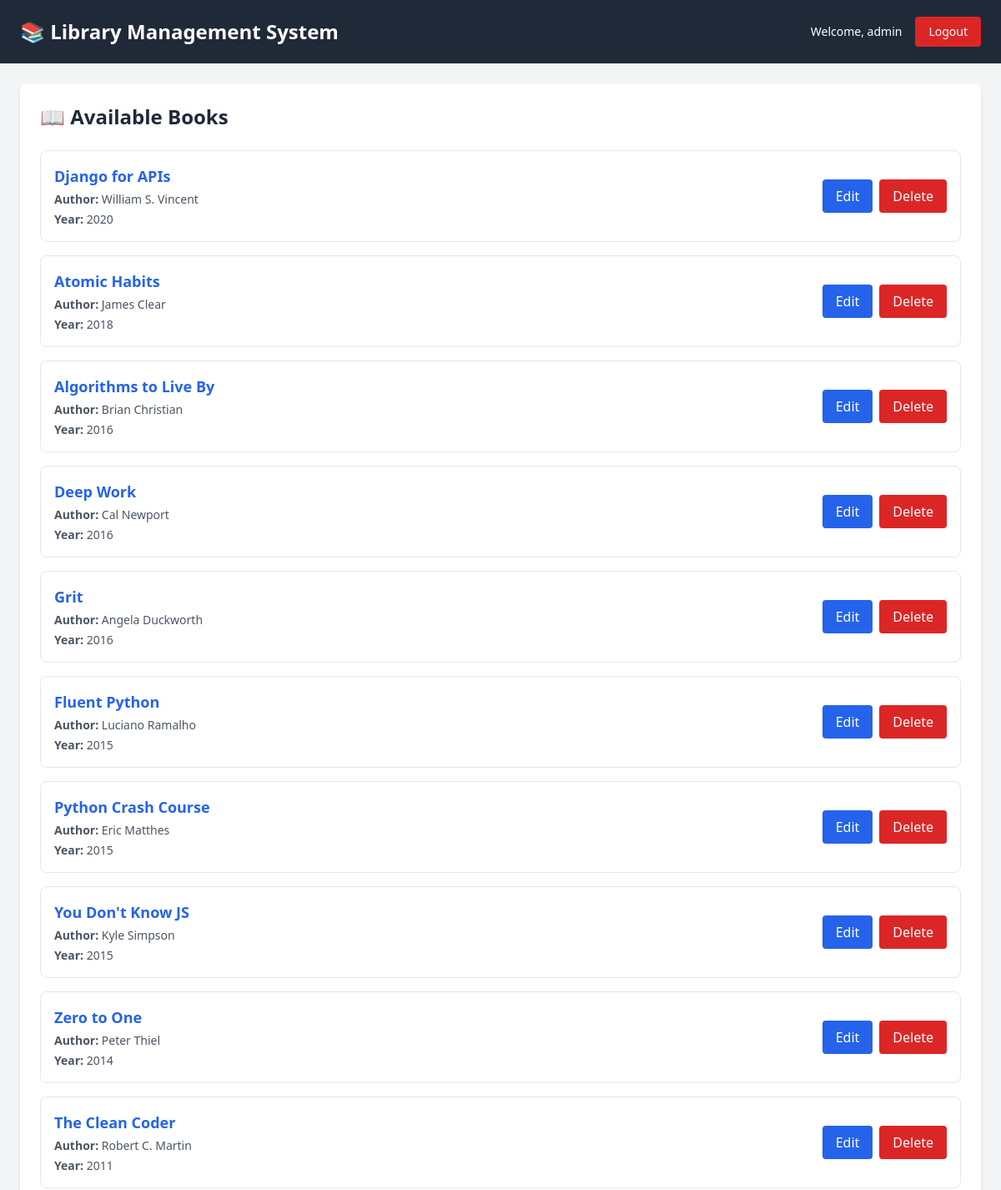
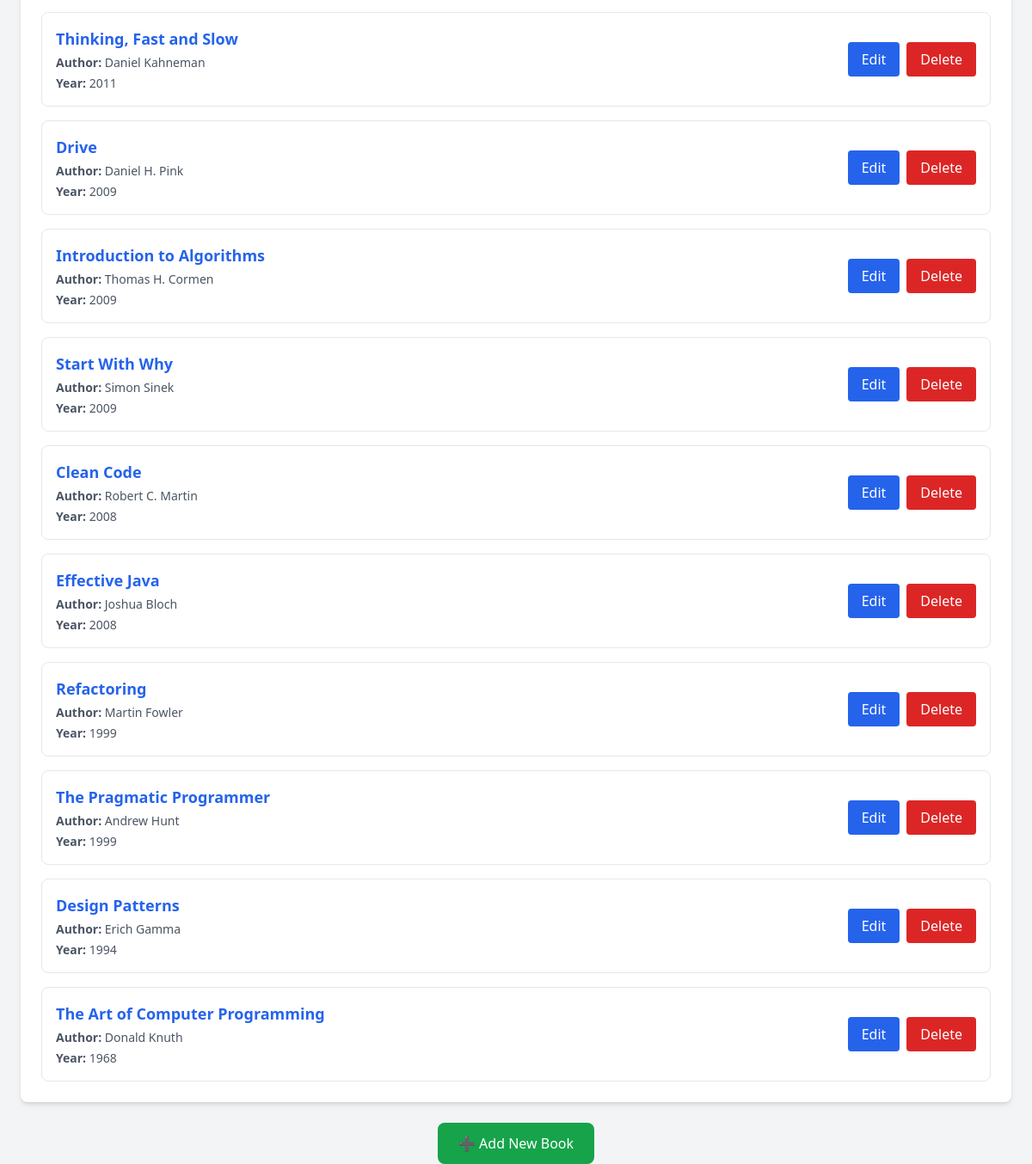
The page /books/ (signed in) on the database its author committed (2 pictures, top to bottom).
### bookshelf/models.py (models this page shows, shortened)
class CustomUser(AbstractUser):
    date_of_birth = models.DateField(null=True, blank=True)
    profile_photo = models.ImageField(upload_to='profile_photos/', null=True, blank=True)
    email = models.EmailField(blank=True, default='')
    objects = CustomUserManager()

class Book(models.Model):
    title = models.CharField(max_length=200)
    author = models.CharField(max_length=100)
    publication_year = models.IntegerField()
    class Meta:
        permissions = [
            ("can_view", "Can view book"),
            ("can_create", "Can create book"),
            ("can_edit", "Can edit book"),
            ("can_delete", "Can delete book"),
        ]

### bookshelf/views.py (the view)
# urls.py: path('books/', views.book_list, name='book_list'),
@login_required
@permission_required('bookshelf.can_view', raise_exception=True)
def book_list(request):
    books = Book.objects.all().order_by('-publication_year', 'title')
    return render(request, 'book_list.html', {'books': books})

### bookshelf/templates/book_list.html (shortened to what this page needs)
<!DOCTYPE html>
<html lang="en">
<head>
    <script src="https://cdn.tailwindcss.com"></script>
</head>
<body class="bg-gray-100">
    <div class="bg-gray-800 text-white px-6 py-5 mb-6">
        <div class="max-w-7xl mx-auto flex justify-between items-center">
            <h1 class="text-2xl font-bold">📚 Library Management System</h1>
            <div class="flex items-center gap-4">
                <span class="text-sm">Welcome, {{ user.username }}</span>
                <a href="{% url 'logout' %}" class="text-sm bg-red-600 hover:bg-red-700 px-4 py-2 rounded transition">Logout</a>
            </div>
        </div>
    </div>
    <div class="max-w-7xl mx-auto px-6">
        <div class="bg-white rounded-lg shadow-md p-6">
            <h2 class="text-2xl font-bold mb-6 text-gray-800">📖 Available Books</h2>
            {% if books %}
                <div class="space-y-4">
                    {% for book in books %}
                        <div class="border border-gray-200 rounded-lg p-4 flex justify-between items-center hover:shadow-md transition-shadow">
                            <div>
                                <h3 class="text-lg font-semibold text-blue-600 mb-1">{{ book.title }}</h3>
                                <p class="text-sm text-gray-600 mb-1"><strong>Author:</strong> {{ book.author }}</p>
                                <p class="text-sm text-gray-600"><strong>Year:</strong> {{ book.publication_year }}</p>
                            </div>
                            <div class="flex gap-2">
                                {% if perms.bookshelf.can_edit %}
                                    <a href="{% url 'book_edit' book.id %}" class="px-4 py-2 bg-blue-600 text-white rounded hover:bg-blue-700 transition">Edit</a>
                                {% endif %}
                                {% if perms.bookshelf.can_delete %}
                                    <a href="{% url 'book_delete' book.id %}" class="px-4 py-2 bg-red-600 text-white rounded hover:bg-red-700 transition">Delete</a>
                                {% endif %}
                            </div>
                        </div>
                    {% endfor %}
                </div>
            {% endif %}
        </div>
        {% if perms.bookshelf.can_create %}
            <div class="text-center mt-6">
                <a href="{% url 'book_create' %}" class="px-6 py-3 bg-green-600 text-white rounded-lg hover:bg-green-700 transition inline-block">➕ Add New Book</a>
            </div>
        {% endif %}
    </div>
</body>
</html>

### rows shown on the page
CustomUser: username "admin"
Book: title "Django for APIs", author "William S. Vincent", publication_year "2020"
Book: title "Atomic Habits", author "James Clear", publication_year "2018"
Book: title "Algorithms to Live By", author "Brian Christian", publication_year "2016"
Book: title "Deep Work", author "Cal Newport", publication_year "2016"
Book: title "Grit", author "Angela Duckworth", publication_year "2016"
Book: title "Fluent Python", author "Luciano Ramalho", publication_year "2015"
Book: title "Python Crash Course", author "Eric Matthes", publication_year "2015"
Book: title "You Don't Know JS", author "Kyle Simpson", publication_year "2015"
Book: title "Zero to One", author "Peter Thiel", publication_year "2014"
Book: title "The Clean Coder", author "Robert C. Martin", publication_year "2011"
Book: title "Thinking, Fast and Slow", author "Daniel Kahneman", publication_year "2011"
Book: title "Drive", author "Daniel H. Pink", publication_year "2009"
Book: title "Introduction to Algorithms", author "Thomas H. Cormen", publication_year "2009"
Book: title "Start With Why", author "Simon Sinek", publication_year "2009"
Book: title "Clean Code", author "Robert C. Martin", publication_year "2008"
Book: title "Effective Java", author "Joshua Bloch", publication_year "2008"
Book: title "Refactoring", author "Martin Fowler", publication_year "1999"
Book: title "The Pragmatic Programmer", author "Andrew Hunt", publication_year "1999"
Book: title "Design Patterns", author "Erich Gamma", publication_year "1994"
Book: title "The Art of Computer Programming", author "Donald Knuth", publication_year "1968"
